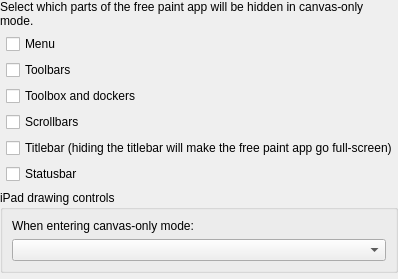
<?xml version="1.0" encoding="UTF-8"?>
<ui version="4.0">
 <author>
    SPDX-FileCopyrightText: none
    SPDX-License-Identifier: GPL-3.0-or-later
  </author>
 <class>WdgFullscreenSettings</class>
 <widget class="QWidget" name="WdgFullscreenSettings">
  <layout class="QFormLayout" name="formLayout">
   <property name="leftMargin">
    <number>0</number>
   </property>
   <property name="topMargin">
    <number>0</number>
   </property>
   <property name="rightMargin">
    <number>0</number>
   </property>
   <property name="bottomMargin">
    <number>0</number>
   </property>
   <item row="0" column="0" colspan="2">
    <widget class="QLabel" name="label">
     <property name="text">
      <string>Select which parts of the free paint app will be hidden in canvas-only mode.</string>
     </property>
     <property name="wordWrap">
      <bool>true</bool>
     </property>
    </widget>
   </item>
   <item row="1" column="1">
    <widget class="QCheckBox" name="chkMenu">
     <property name="text">
      <string>Menu</string>
     </property>
    </widget>
   </item>
   <item row="2" column="1">
    <widget class="QCheckBox" name="chkToolbar">
     <property name="text">
      <string>Toolbars</string>
     </property>
    </widget>
   </item>
   <item row="3" column="1">
    <widget class="QCheckBox" name="chkDockers">
     <property name="text">
      <string>Toolbox and dockers</string>
     </property>
    </widget>
   </item>
   <item row="4" column="1">
    <widget class="QCheckBox" name="chkScrollbars">
     <property name="text">
      <string>Scrollbars</string>
     </property>
    </widget>
   </item>
   <item row="5" column="1">
    <widget class="QCheckBox" name="chkTitlebar">
     <property name="text">
      <string>Titlebar (hiding the titlebar will make the free paint app go full-screen)</string>
     </property>
    </widget>
   </item>
   <item row="6" column="1">
    <widget class="QCheckBox" name="chkStatusbar">
     <property name="text">
      <string>Statusbar</string>
     </property>
    </widget>
   </item>
   <item row="7" column="0" colspan="2">
    <widget class="QGroupBox" name="grpIOSTouchUI">
     <property name="title">
      <string>iPad drawing controls</string>
     </property>
     <layout class="QFormLayout" name="iosTouchUILayout">
      <item row="0" column="0" colspan="2">
       <widget class="QLabel" name="lblIOSTouchUIOnCanvasOnly">
        <property name="text">
         <string>When entering canvas-only mode:</string>
        </property>
       </widget>
      </item>
      <item row="1" column="0" colspan="2">
       <widget class="QComboBox" name="cmbIOSTouchUIOnCanvasOnly"/>
      </item>
     </layout>
    </widget>
   </item>
   <item row="8" column="0" colspan="2">
    <spacer name="verticalSpacer">
     <property name="orientation">
      <enum>Qt::Vertical</enum>
     </property>
     <property name="sizeHint" stdset="0">
      <size>
       <width>20</width>
       <height>0</height>
      </size>
     </property>
    </spacer>
   </item>
  </layout>
 </widget>
 <resources/>
 <connections/>
</ui>
